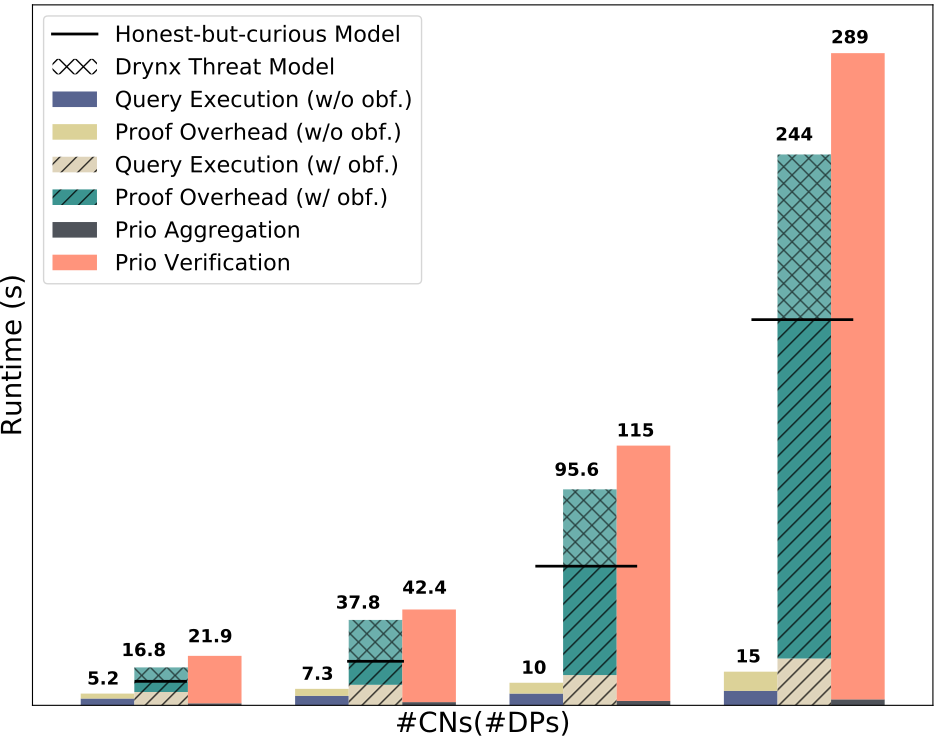

Write the Python code that produced this figure.
import matplotlib.pyplot as plt
import pandas as pd

font = {'family': 'Bitstream Vera Sans',
        'size': 16}

plt.rc('font', **font)

raw_data = {'#servers': ['6(6)', '12(12)', '24(24)', '48(48)'],
            'executionDrynx': [3, 4.2, 5.2, 6.4],
            'verificationDrynx': [2.2, 3.1, 4.8, 8.5],
            'totalDrynx': [5.2, 7.3, 10, 15],
            'executionDrynxObf': [5.9, 9.1, 13.4, 20.7],
            'verificationDrynxObf': [10.9-4.72, 28.7-10.39, 82.2-48.19, 223.1-150],
            'totalDrynxObf': [16.8, 37.8, 95.6, 244],
            'executionDrynxHonest': [5.62, 8.71, 14.27, 23.04],
            'verificationDrynxHonest': [4.72, 10.39, 48.19, 150],
            'totalDrynxHonest': [10.3, 19.1, 62.4, 173],
            'aggregationPrio': [0.9, 1.42, 1.95, 2.63],
            'verificationPrio': [21, 41, 113, 286],
            'totalPrio': [21.9, 42.4, 115, 289],
            'empty': [0, 0, 0, 0]}

df = pd.DataFrame(raw_data, raw_data['#servers'])

# Create the general plot and the "subplots" i.e. the bars
f, ax = plt.subplots(1, figsize=(9, 7))

# Set the bar width
bar_width = 0.5

# Positions of the left bar-boundaries
bar_Drynx = [1, 3, 5, 7]
bar_DrynxObf = [1.5, 3.5, 5.5, 7.5]
bar_Prio = [2, 4, 6, 8]

# Positions of the x-axis ticks (center of the bars as bar labels)
tick_pos = [(pos + bar_width/2) for pos in bar_DrynxObf]

ax.bar(bar_DrynxObf, df['empty'], width=bar_width, alpha=1, color='white', label='Drynx Threat Model', hatch="xx")

ax.bar(bar_Drynx, df['executionDrynx'], width=bar_width, label='Query Execution (w/o obf.)', alpha=0.8, color='#2f3e75')
ax.bar(bar_Drynx, df['verificationDrynx'], width=bar_width, label='Proof Overhead (w/o obf.)', alpha=0.8, color='#d3c77e',
       bottom=df['executionDrynx'])

ax.bar(bar_DrynxObf, df['executionDrynxObf'], width=bar_width, label='Query Execution (w/ obf.)', alpha=0.8, color='#D7C9AA', hatch="//")
ax.bar(bar_DrynxObf, df['verificationDrynxHonest'], width=bar_width, label='Proof Overhead (w/ obf.)', alpha=0.8, color='#0B7A75', hatch="//",
       bottom=df['executionDrynxObf'])
ax.bar(bar_DrynxObf, df['verificationDrynxObf'], width=bar_width, alpha=0.6, color='#0B7A75', hatch="xx",
       bottom=[i + j for i, j in zip(df['executionDrynxObf'], df['verificationDrynxHonest'])])

ax.bar(bar_Prio, df['aggregationPrio'], width=bar_width, label='Prio Aggregation', alpha=0.8, color='#232931')
ax.bar(bar_Prio, df['verificationPrio'], width=bar_width, label='Prio Verification', alpha=0.8, color='#ff7a5c',
       bottom=df['aggregationPrio'])

# Set the x ticks with names
plt.xticks(tick_pos, df['#servers'])
plt.legend(loc='upper left')

# Labelling
ax.text(bar_Drynx[0] - bar_width/2 + 0.06, df['totalDrynx'][0] + 4, str(df['totalDrynx'][0]), color='black', fontweight='bold', fontsize=13)
ax.text(bar_Drynx[1] - bar_width/2 + 0.06, df['totalDrynx'][1] + 4, str(df['totalDrynx'][1]), color='black', fontweight='bold', fontsize=13)
ax.text(bar_Drynx[2] - bar_width/2 + 0.11, df['totalDrynx'][2] + 4, str(int(df['totalDrynx'][2])), color='black', fontweight='bold', fontsize=13)
ax.text(bar_Drynx[3] - bar_width/2 + 0.11, df['totalDrynx'][3] + 4, str(int(df['totalDrynx'][3])), color='black', fontweight='bold', fontsize=13)

ax.text(bar_DrynxObf[0] - bar_width/2 - 0.12, df['totalDrynxObf'][0] + 5, str(df['totalDrynxObf'][0]), color='black', fontweight='bold', fontsize=13)
ax.text(bar_DrynxObf[1] - bar_width/2 - 0.12, df['totalDrynxObf'][1] + 5, str(df['totalDrynxObf'][1]), color='black', fontweight='bold', fontsize=13)
ax.text(bar_DrynxObf[2] - bar_width/2 - 0.08, df['totalDrynxObf'][2] + 6, str(df['totalDrynxObf'][2]), color='black', fontweight='bold', fontsize=13)
ax.text(bar_DrynxObf[3] - bar_width/2 - 0.02, df['totalDrynxObf'][3] + 6, str(int(df['totalDrynxObf'][3])), color='black', fontweight='bold', fontsize=13)

ax.text(bar_Prio[0] - bar_width/2, df['totalPrio'][0] + 6, str(df['totalPrio'][0]), color='black', fontweight='bold', fontsize=13)
ax.text(bar_Prio[1] - bar_width/2, df['totalPrio'][1] + 7, str(df['totalPrio'][1]), color='black', fontweight='bold', fontsize=13)
ax.text(bar_Prio[2] - bar_width/2, df['totalPrio'][2] + 4, str(int(df['totalPrio'][2])), color='black', fontweight='bold', fontsize=13)
ax.text(bar_Prio[3] - bar_width/2, df['totalPrio'][3] + 4, str(int(df['totalPrio'][3])), color='black', fontweight='bold', fontsize=13)

# Set the label and legends
ax.set_ylabel("Runtime (s)", fontsize=20)
ax.set_xlabel("#CNs(#DPs)", fontsize=20)

ax.tick_params(axis='x', labelsize=20)
ax.tick_params(axis='y', labelsize=20)

# Set a buffer around the edge
plt.ylim(bottom=0, top=310)
plt.xlim([min(bar_Drynx) - bar_width - 0.2, max(bar_Prio) + bar_width + 0.2])

plt.axhline(xmin=0.115, xmax=0.17,  y=10.62, linewidth=2, color='k', label="Honest-but-curious Model")
plt.axhline(xmin=0.351, xmax=0.411, y=19.49, linewidth=2, color='k')
plt.axhline(xmin=0.56, xmax=0.67, y=61.59, linewidth=2, color='k')
plt.axhline(xmin=0.8, xmax=0.91, y=170.7, linewidth=2, color='k')
plt.legend()

plt.savefig('comparisonPrio.pdf', bbox_inches='tight', pad_inches=0)
